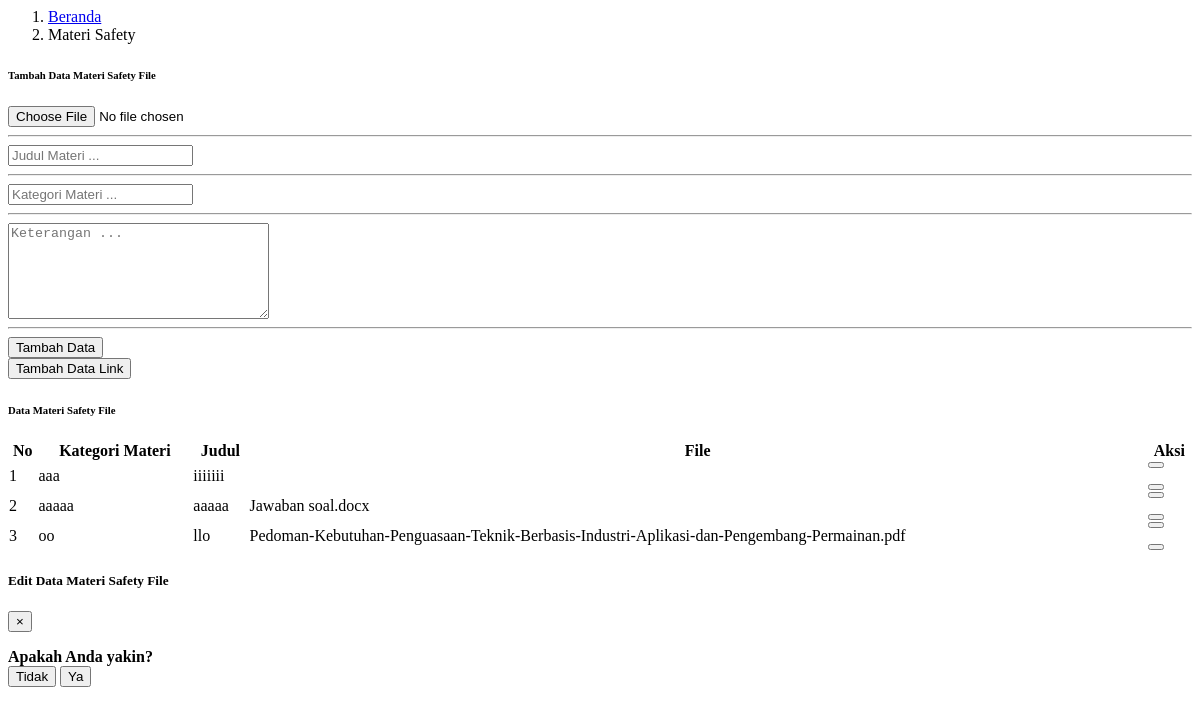
/module/admin/materiTraining/dataMateriSafety.php, run on an earlier commit of the app's database.
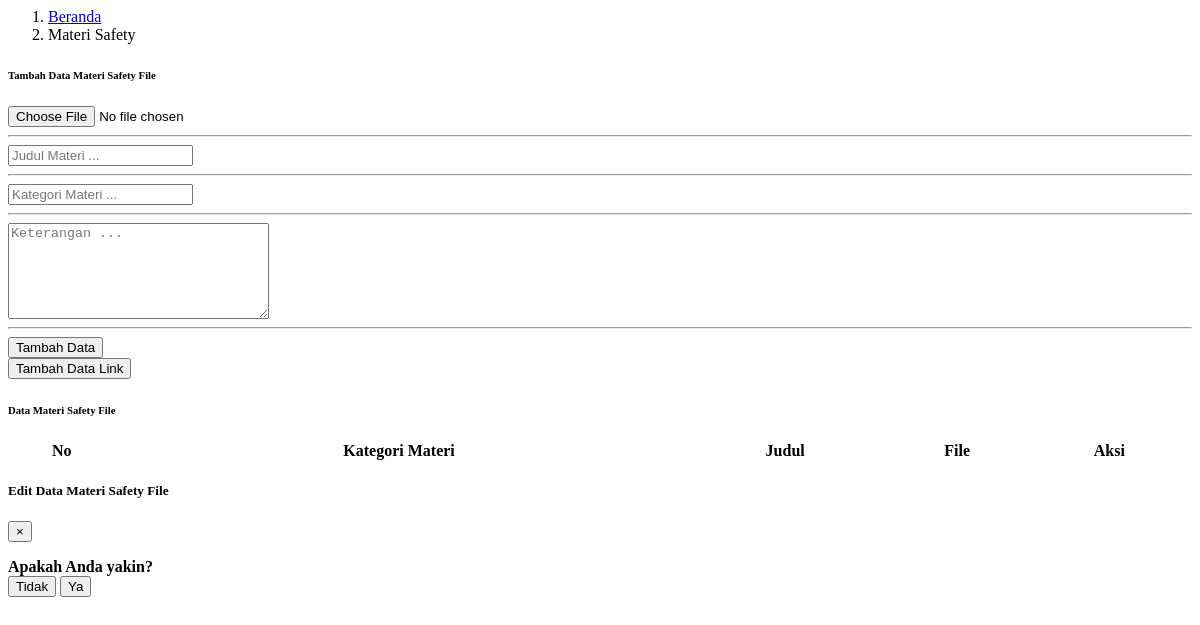
And on a later commit of the database.
### tables this page shows
CREATE TABLE `tabel_materi_safety` (
  `id_materi_safety` int(11) NOT NULL,
  `kategori_materi` varchar(100) NOT NULL,
  `judul_materi` varchar(100) NOT NULL,
  `keterangan_materi` text NOT NULL,
  `file_materi` text NOT NULL,
  `tipe` enum('link','file') NOT NULL,
  `tanggal_upload` date NOT NULL
);

### module/admin/materiTraining/dataMateriSafety.php (the view, shortened to what the changed rows need)
<?php
  include "../process/proses_adminDataMateriSafety.php";
?>
<body>
    <div class="container-fluid" id="dataMateri">
        <div class="card shadow mb-4">
            <div class="card-body">
                <div class="table-responsive">
                    <table class="table table-bordered" id="dataTable" width="100%" cellspacing="0">
                        <thead>
                            <tr class="text-center">
                                <th>No</th>
                                <th>Kategori Materi</th>
                                <th>Judul</th>
                                <th>File</th>
                                <th>Aksi</th>
                            </tr>
                        </thead>
                        <tbody>
                            <?php
                                $queryTampilData = "SELECT * FROM tabel_materi_safety WHERE tipe LIKE '%file%';";
                                $resultTampilData = mysqli_query($con, $queryTampilData);
                                $index = 1;
                                if(mysqli_num_rows($resultTampilData) > 0){
                                    while($rowTampilData = mysqli_fetch_assoc($resultTampilData)){
                                        ?>
                                        <tr class="text-center" id-materi-safety="<?php echo $rowTampilData["id_materi_safety"] ?>">
                                            <td ><?php echo $index; ?></td>
                                            <td class="kategoriMateri"><?php echo $rowTampilData["kategori_materi"]; ?></td>
                                            <td class="judulMateri"><?php echo $rowTampilData["judul_materi"]; ?></td>
                                            <td class="fileMateri"><?php echo $rowTampilData["file_materi"]; ?></td>
                                            <td>
                                                <button type="button" class="btn btn-primary edit-dataMateriSafety-admin mb-3 mb-sm-0" data-toggle="modal" data-target="#editDataMateriSafetyModal" id_materiSafetyEdit="<?php echo $rowTampilData["id_materi_safety"];?>">
                                                </button>
                                                <button type="button" class="btn btn-danger hapus-dataMateriSafety-admin" data-toggle="modal" data-target="#hapusDataMateriSafetyModal" id_materi_safety="<?php echo $rowTampilData["id_materi_safety"];?>">
                                                </button>
                                            </td>
                                        </tr>
                                        <?php
                                            $index++;
                                    }
                                    ?>
                                    <?php
                                }
                                else{
                                    ?>
                                    <?php
                                }
                            ?>
                        </tbody>
                    </table>
                </div>
            </div>
        </div>
    </div>
</body>

What changed in the data, as far as the page shows it:
removed tabel_materi_safety: kategori_materi "aaa", judul_materi "iiiiiii"
removed tabel_materi_safety: kategori_materi "aaaaa", judul_materi "aaaaa", file_materi "Jawaban soal.docx"
removed tabel_materi_safety: kategori_materi "oo", judul_materi "llo", file_materi "Pedoman-Kebutuhan-Penguasaan-Teknik-Berbasis-Industri-Aplikasi-dan-Pengembang-Permainan.pdf"
